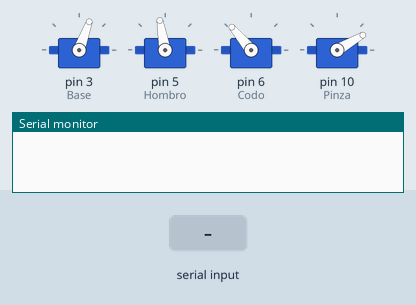
Bench run of a sketch on a simulated Arduino Uno, built with avr-gcc and run on an emulated ATmega328P. Parts: 4 × servo, the last lines printed to the serial monitor. The test bench sets the inputs (shaded band).

Above: at 1.2 s.
1.3 s: "d" received over Serial
At 2.0 s:
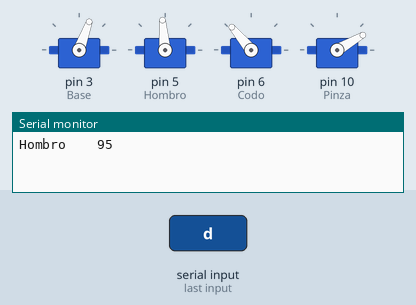
2.9 s: "a" received over Serial
At 4.1 s:
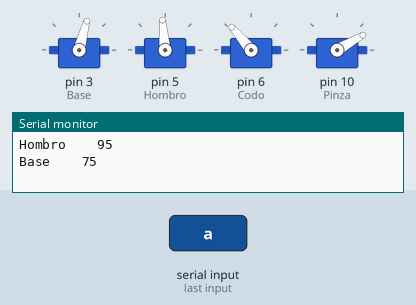
4.4 s: "a" received over Serial
At 5.5 s:
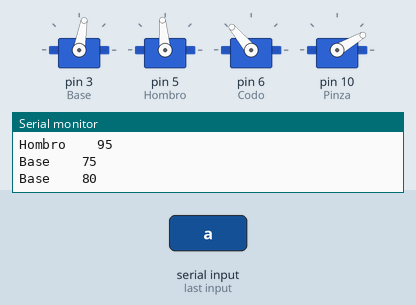
5.9 s: "c" received over Serial
At 6.7 s:
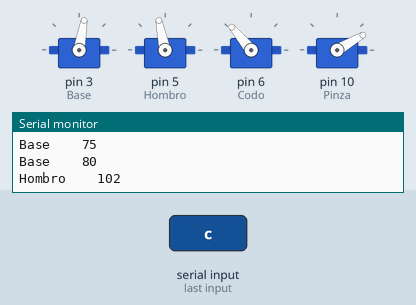
7.4 s: "z" received over Serial
At 7.8 s:
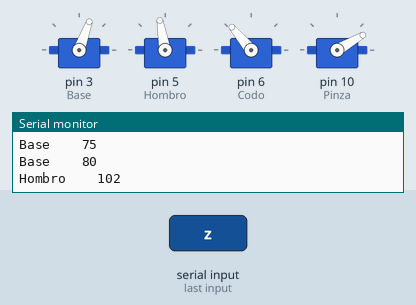
Timing chart, 0 to 9.9 s (numbered marks = the images above; inputs shaded):
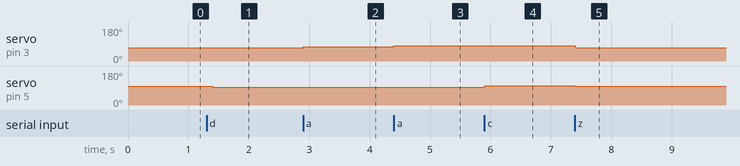

The sketch:

codigoBrazoRobot.ino
```cpp
#include <Servo.h>
Servo Base;
Servo Hombro;
Servo Codo;
Servo Pinza;
char option = ' ';

//base
int c = 70;
//hombro
int d = 100;
//codo
int e = 130;
//pinzas
int f = 30;
//desplazamiento
int desp=5;

void setup() {
  // put your setup code here, to run once:
  Serial.begin(9600);
  Base.attach(3);
  Hombro.attach(5);
  Codo.attach(6);
  Pinza.attach(10);
  iniciarBrazo();
}
void iniciarBrazo(){
  c = 70;
  d = 100;
  e = 130;
  f = 30;
  Base.write(c);
  Hombro.write(d);
  Codo.write(e);
  Pinza.write(f);

}
void loop() {
  if(Serial.available() != 0){
    option = Serial.read();
    if(option == 'a'){
      if(((c+desp)>0) && ((c+desp)<180)){
        c += desp;
        Base.write(c);
        Serial.print("Base    ");
        Serial.println(c);
      }
    }else if(option == 'b'){
      if(((c-desp)>0) && ((c-desp)<180)){
        c -= desp;
        Base.write(c);
        Serial.print("Base    ");
        Serial.println(c);
      }
      //Hombro
    }else if(option == 'c'){
      if(((d+desp)>30) && ((d+desp)<160)){
        d += 7;
        Hombro.write(d);
        Serial.print("Hombro    ");
        Serial.println(d);
      }
    }else if(option == 'd'){
      if(((d-desp)>30) && ((d-desp)<160)){
        d -= desp;
        Hombro.write(d);
        Serial.print("Hombro    ");
        Serial.println(d);
      }
      //Codo
    }else if(option == 'e'){
      if(((e+desp)>60) && ((e+desp)<160)){
        e += desp;
        Codo.write(e);
        Serial.print("Codo    ");
        Serial.println(e);
      }
    }else if(option == 'f'){
      if(((e-desp)>60) && ((e-desp)<160)){
        e -= desp;
        Codo.write(e);
        Serial.print("Codo    ");
        Serial.println(e);
      }
      //Pinza
    }else if(option == 'g'){
      if(((f+desp)>30) && ((f+desp)<77)){
        f += desp;
        Pinza.write(f);
        Serial.print("Pinza    ");
        Serial.println(f);
      }
    }else if(option == 'h'){
      if(((f-desp)>30) && ((f-desp)<77)){
        f -= desp;
        Pinza.write(f);
        Serial.print("Pinza    ");
        Serial.println(f);
      }
    }else if(option=='z'){
      iniciarBrazo();
    }
  }
  delay(100);
}
```

Measured:
- after the input at 1.3 s, servo on pin 5 (Hombro): 100° → 95° after 0.10 s
- after the input at 2.9 s, servo on pin 3 (Base): 70° → 75° at once
- after the input at 4.4 s, servo on pin 3 (Base): 75° → 80° at once
- after the input at 5.9 s, servo on pin 5 (Hombro): 95° → 102° at once
- after the input at 7.4 s, servo on pin 3 (Base): 80° → 70° at once; servo on pin 5 (Hombro): 102° → 100° at once
